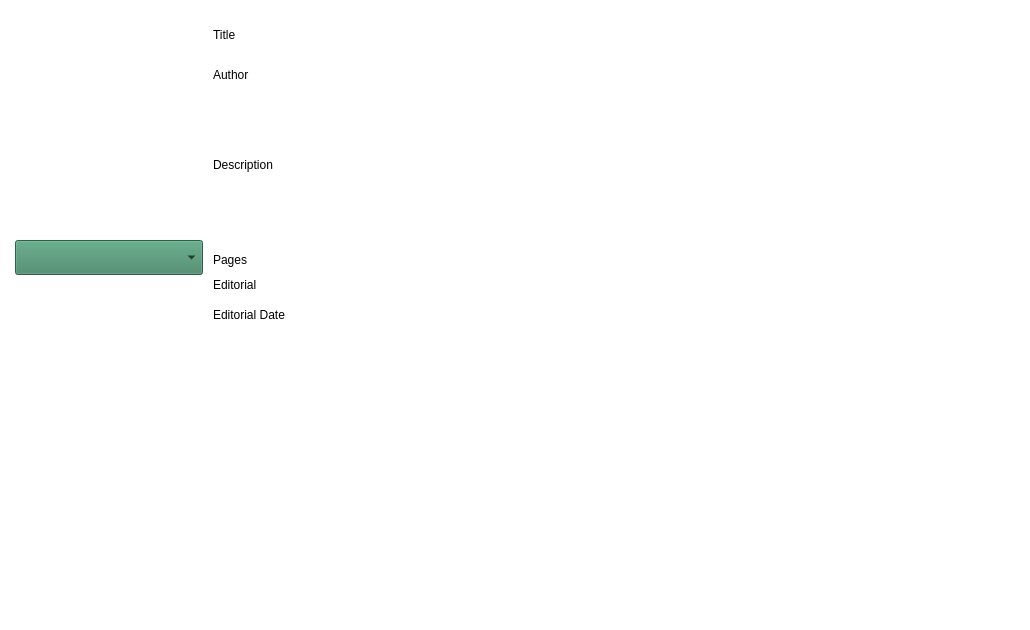
<?xml version="1.0" encoding="UTF-8"?>
<ui version="4.0">
 <class>MainWindow</class>
 <widget class="QMainWindow" name="MainWindow">
  <property name="geometry">
   <rect>
    <x>0</x>
    <y>0</y>
    <width>1030</width>
    <height>630</height>
   </rect>
  </property>
  <property name="windowTitle">
   <string>MainWindow</string>
  </property>
  <property name="styleSheet">
   <string notr="true">background-color: rgb(255, 255, 255);</string>
  </property>
  <widget class="QWidget" name="centralwidget">
   <widget class="QLabel" name="bookIcon">
    <property name="geometry">
     <rect>
      <x>45</x>
      <y>15</y>
      <width>128</width>
      <height>193</height>
     </rect>
    </property>
    <property name="text">
     <string/>
    </property>
    <property name="pixmap">
     <pixmap>../assets/icons8-reading-64.png</pixmap>
    </property>
    <property name="scaledContents">
     <bool>true</bool>
    </property>
   </widget>
   <widget class="QComboBox" name="selectorComboBox">
    <property name="geometry">
     <rect>
      <x>15</x>
      <y>240</y>
      <width>188</width>
      <height>35</height>
     </rect>
    </property>
    <property name="styleSheet">
     <string notr="true">background-color: rgb(63, 131, 99);</string>
    </property>
   </widget>
   <widget class="QLabel" name="titleIcon">
    <property name="geometry">
     <rect>
      <x>213</x>
      <y>15</y>
      <width>802</width>
      <height>40</height>
     </rect>
    </property>
    <property name="styleSheet">
     <string notr="true">font: 600 16pt &quot;Ubuntu Sans&quot;;
color: rgb(0, 0, 0);</string>
    </property>
    <property name="text">
     <string>Title</string>
    </property>
   </widget>
   <widget class="QLabel" name="authorLabel">
    <property name="geometry">
     <rect>
      <x>213</x>
      <y>65</y>
      <width>802</width>
      <height>20</height>
     </rect>
    </property>
    <property name="styleSheet">
     <string notr="true">font: 600 12pt &quot;Ubuntu Sans&quot;;
color: rgb(0, 0, 0);</string>
    </property>
    <property name="text">
     <string>Author</string>
    </property>
   </widget>
   <widget class="QLabel" name="descriptionLabel">
    <property name="geometry">
     <rect>
      <x>213</x>
      <y>95</y>
      <width>802</width>
      <height>140</height>
     </rect>
    </property>
    <property name="styleSheet">
     <string notr="true">font: 600 12pt &quot;Ubuntu Sans&quot;;
color: rgb(0, 0, 0);</string>
    </property>
    <property name="text">
     <string>Description</string>
    </property>
   </widget>
   <widget class="QLabel" name="start1Icon_4">
    <property name="geometry">
     <rect>
      <x>125</x>
      <y>290</y>
      <width>32</width>
      <height>32</height>
     </rect>
    </property>
    <property name="text">
     <string/>
    </property>
    <property name="pixmap">
     <pixmap>../assets/icons8-star-32.png</pixmap>
    </property>
    <property name="scaledContents">
     <bool>true</bool>
    </property>
   </widget>
   <widget class="QLabel" name="start1Icon_5">
    <property name="geometry">
     <rect>
      <x>157</x>
      <y>290</y>
      <width>32</width>
      <height>32</height>
     </rect>
    </property>
    <property name="text">
     <string/>
    </property>
    <property name="pixmap">
     <pixmap>../assets/icons8-star-32.png</pixmap>
    </property>
    <property name="scaledContents">
     <bool>true</bool>
    </property>
   </widget>
   <widget class="QLabel" name="start1Icon_3">
    <property name="geometry">
     <rect>
      <x>93</x>
      <y>290</y>
      <width>32</width>
      <height>32</height>
     </rect>
    </property>
    <property name="text">
     <string/>
    </property>
    <property name="pixmap">
     <pixmap>../assets/icons8-star-32.png</pixmap>
    </property>
    <property name="scaledContents">
     <bool>true</bool>
    </property>
   </widget>
   <widget class="QLabel" name="start1Icon">
    <property name="geometry">
     <rect>
      <x>29</x>
      <y>290</y>
      <width>32</width>
      <height>32</height>
     </rect>
    </property>
    <property name="text">
     <string/>
    </property>
    <property name="pixmap">
     <pixmap>../assets/icons8-star-32.png</pixmap>
    </property>
    <property name="scaledContents">
     <bool>true</bool>
    </property>
   </widget>
   <widget class="QLabel" name="start1Icon_2">
    <property name="geometry">
     <rect>
      <x>61</x>
      <y>290</y>
      <width>32</width>
      <height>32</height>
     </rect>
    </property>
    <property name="text">
     <string/>
    </property>
    <property name="pixmap">
     <pixmap>../assets/icons8-star-32.png</pixmap>
    </property>
    <property name="scaledContents">
     <bool>true</bool>
    </property>
   </widget>
   <widget class="QLabel" name="publishedLabel">
    <property name="geometry">
     <rect>
      <x>213</x>
      <y>275</y>
      <width>802</width>
      <height>20</height>
     </rect>
    </property>
    <property name="styleSheet">
     <string notr="true">font: 600 12pt &quot;Ubuntu Sans&quot;;
color: rgb(0, 0, 0);</string>
    </property>
    <property name="text">
     <string>Editorial</string>
    </property>
   </widget>
   <widget class="QLabel" name="numberOfPagesLabel">
    <property name="geometry">
     <rect>
      <x>213</x>
      <y>250</y>
      <width>802</width>
      <height>20</height>
     </rect>
    </property>
    <property name="styleSheet">
     <string notr="true">font: 600 12pt &quot;Ubuntu Sans&quot;;
color: rgb(0, 0, 0);</string>
    </property>
    <property name="text">
     <string>Pages</string>
    </property>
   </widget>
   <widget class="QLabel" name="publishedDateLabel">
    <property name="geometry">
     <rect>
      <x>213</x>
      <y>305</y>
      <width>802</width>
      <height>20</height>
     </rect>
    </property>
    <property name="styleSheet">
     <string notr="true">font: 600 12pt &quot;Ubuntu Sans&quot;;
color: rgb(0, 0, 0);</string>
    </property>
    <property name="text">
     <string>Editorial Date</string>
    </property>
   </widget>
  </widget>
 </widget>
 <resources/>
 <connections/>
</ui>
